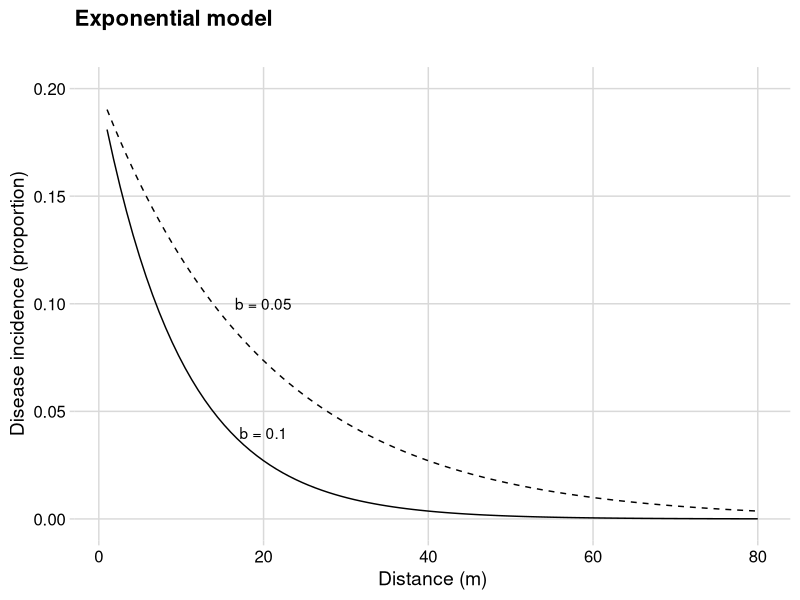
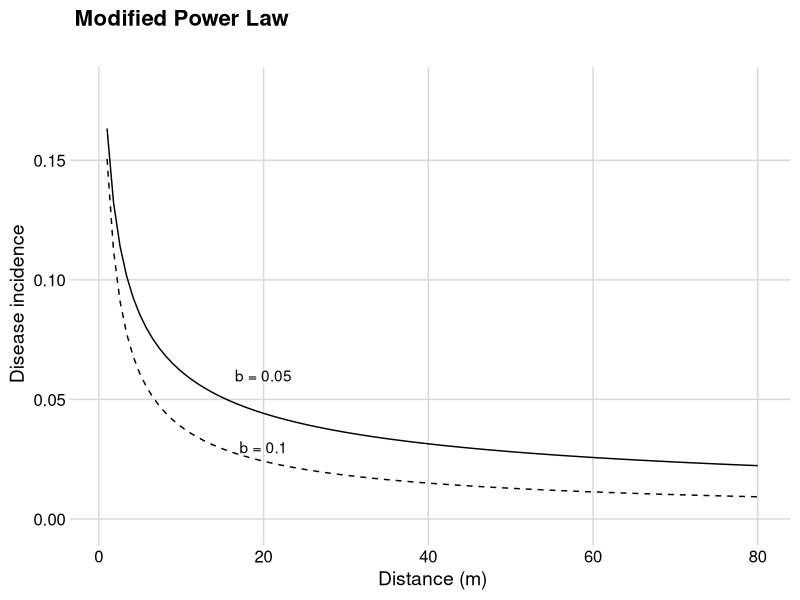
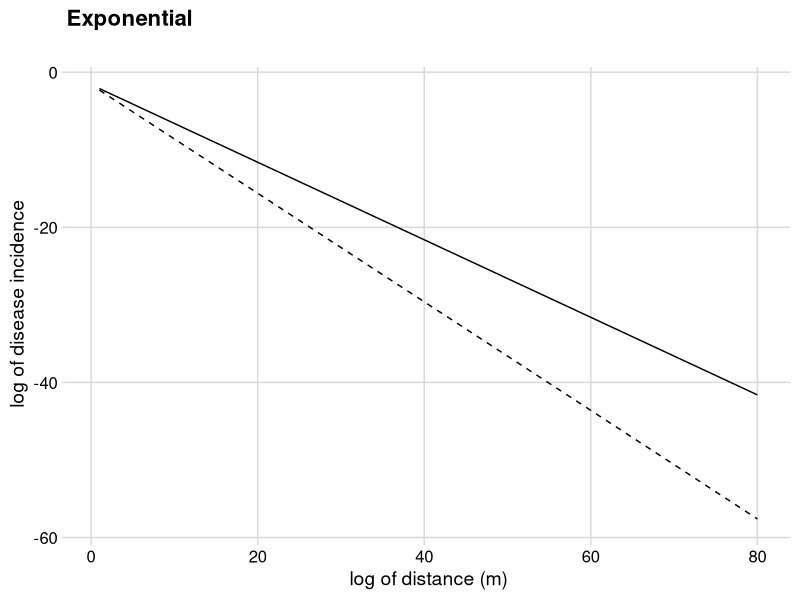
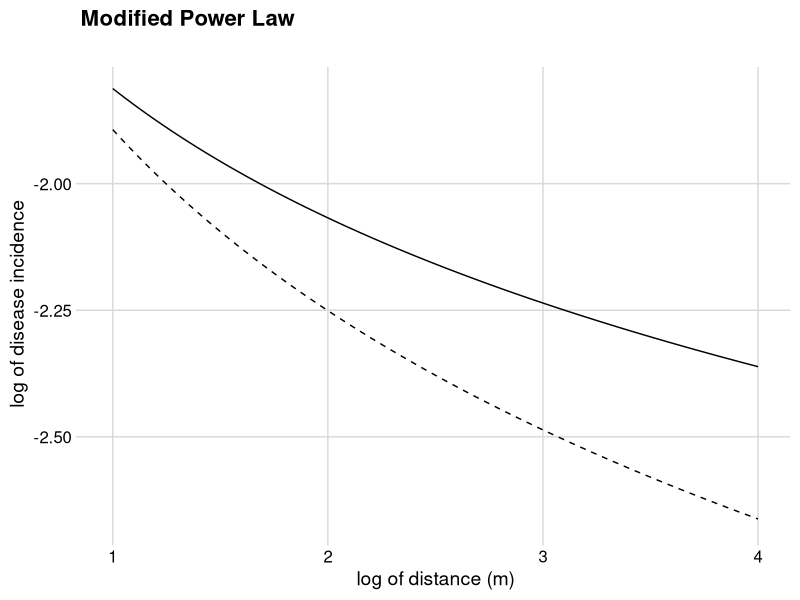
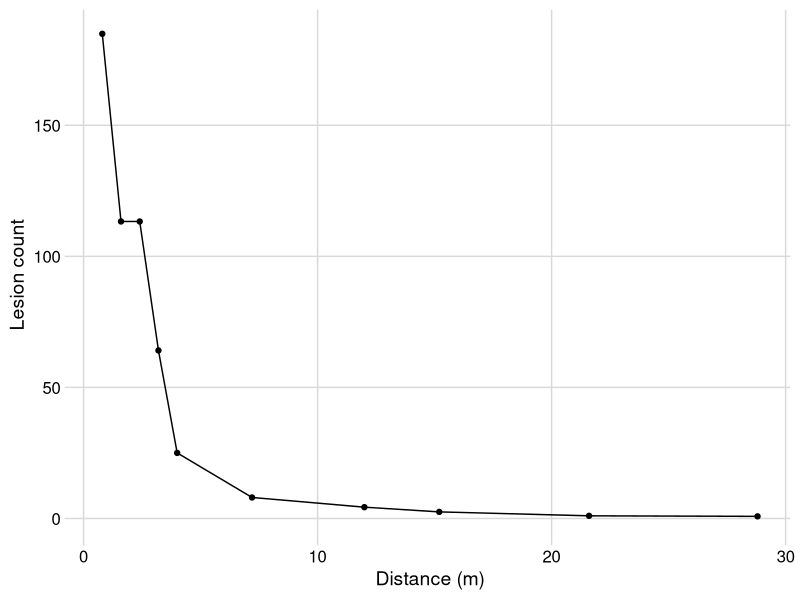
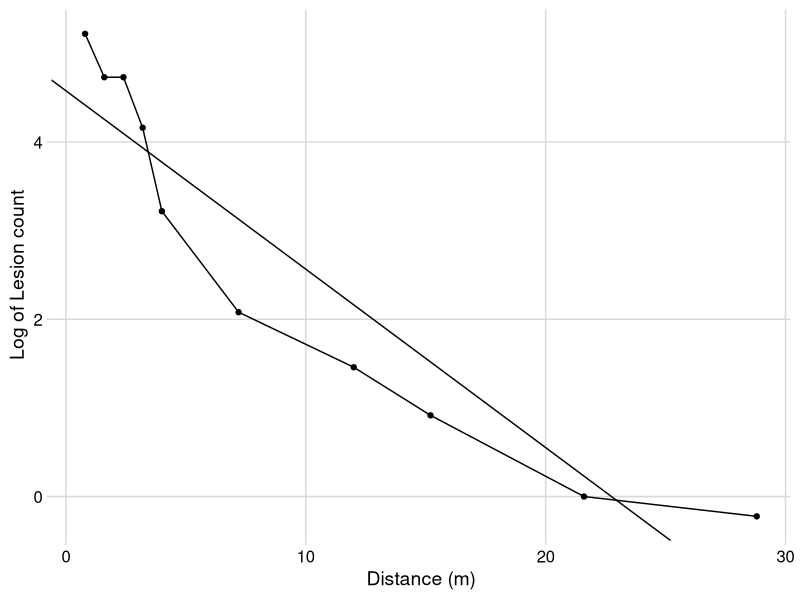
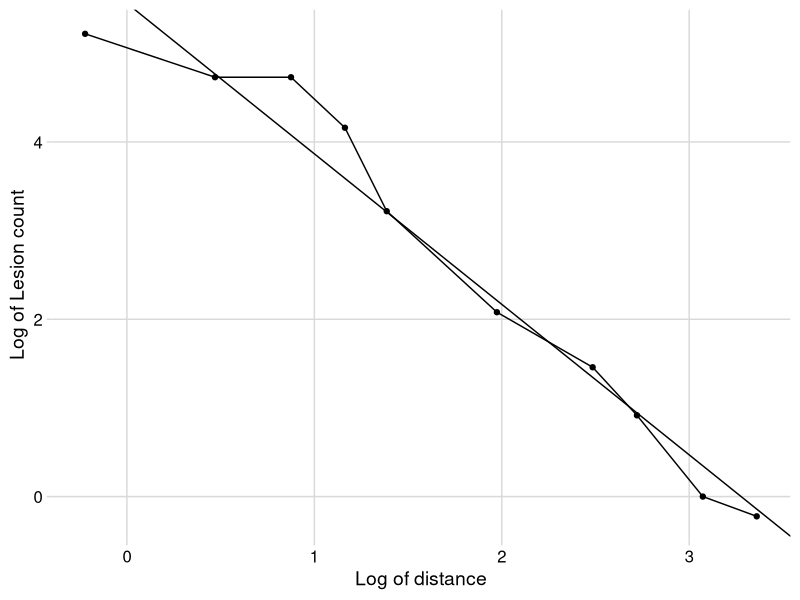
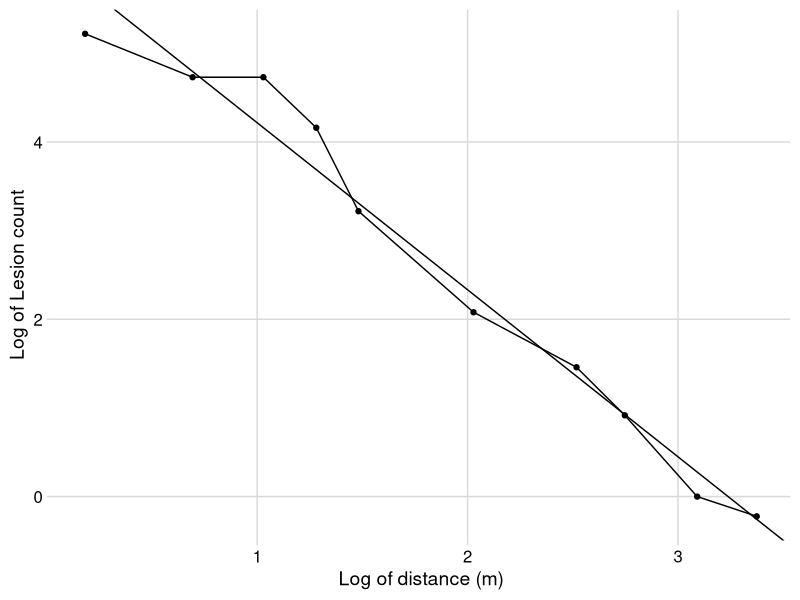

Recreate these plots in R, in order.
## ---- chunk 1
library(tidyverse)
library(ggthemes)
library(patchwork)
library(cowplot) # for themes 
theme_set(theme_minimal_grid()) # set global theme
## ---- chunk 2
a1 <- 0.2 # y at distance zero for gradient 1
a2 <- 0.2 # y at distance zero for gradient 2
b1 <- 0.1 # decline rate for gradient 1
b2 <- 0.05 # decline rate for gradient 2
max1 <- 80 # maximum distance for gradient 1
max2 <- 80 # maximum distance for gradient 2
dat <- data.frame(x = seq(1:max1), y = seq(0:a1))
## ---- chunk 3

dat %>%
  ggplot(aes(x, y)) +
  stat_function(fun = function(x) a1 * exp(-b1 * x), linetype = 1) +
  stat_function(fun = function(x) a2 * exp(-b2 * x), linetype = 2) +
  ylim(0, a1) +
  annotate("text", x = 20, y = 0.04, label = "b = 0.1") +
  annotate("text", x = 20, y = 0.10, label = "b = 0.05") +
  labs(
    title = "Exponential model",
    subtitle = "",
    x = "Distance (m)",
    y = "Disease incidence (proportion)"
  )
## ---- chunk 4
C <- 0.5
a1 <- 0.2 # y at zero distance for gradient 1
a2 <- 0.2 # y at zero distance for gradient 2
b1 <- 0.5 # decline rate for gradient 1
b2 <- 0.7 # decline rate for gradient 2
max1 <- 80 # maximum distance for gradient 1
max2 <- 80 # maximum distance for gradient 2
dat2 <- data.frame(x = seq(1:max1), y = seq(0:a1))


dat2 %>%
  ggplot(aes(x, y)) +
  stat_function(fun = function(x) a1 * ((x + C)^-b1), linetype = 1) +
  stat_function(fun = function(x) a2 * ((x + C)^-b2), linetype = 2) +
  ylim(0, a1 - 0.02) +
  annotate("text", x = 20, y = 0.03, label = "b = 0.1") +
  annotate("text", x = 20, y = 0.06, label = "b = 0.05") +
  labs(
    title = "Modified Power Law",
    subtitle = "",
    x = "Distance (m)",
    y = "Disease incidence"
  )
## ---- chunk 5
C <- 0.5
a1 <- 0.2 # y at zero distance for gradient 1
a2 <- 0.2 # y at zero distance for gradient 2
b1 <- 0.5 # decline rate for gradient 1
b2 <- 0.7 # decline rate for gradient 2
max1 <- 80 # maximum distance for gradient 1
max2 <- 80 # maximum distance for gradient 2
dat2 <- data.frame(x = seq(1:max1), y = seq(0:a1))

dat2 %>%
  ggplot(aes(x, y)) +
  stat_function(fun = function(x) log(a1) - (b1 * x), linetype = 1) +
  stat_function(fun = function(x) log(a2) - (b2 * x), linetype = 2) +
  labs(
    title = "Exponential",
    subtitle = "",
    x = "log of distance (m)",
    y = "log of disease incidence"
  )
## ---- chunk 6
C <- 0.5
a1 <- 0.2 # y at zero distance for gradient 1
a2 <- 0.2 # y at zero distance for gradient 2
b1 <- 0.5 # decline rate for gradient 1
b2 <- 0.7 # decline rate for gradient 2
max1 <- log(80) # maximum distance for gradient 1
max2 <- log(80) # maximum distance for gradient 2
dat2 <- data.frame(x = seq(1:max1), y = seq(0:a1))

dat2 %>%
  ggplot(aes(x, y)) +
  stat_function(fun = function(x) log(a1) - (b1 * log(x + C)), linetype = 1) +
  stat_function(fun = function(x) log(a2) - (b2 * log(x + C)), linetype = 2) +
  labs(
    title = "Modified Power Law",
    subtitle = "",
    x = "log of distance (m)",
    y = "log of disease incidence"
  )
## ---- chunk 7
# create the two vectors
x <- c(0.8, 1.6, 2.4, 3.2, 4, 7.2, 12, 15.2, 21.6, 28.8)
Y <- c(184.9, 113.3, 113.3, 64.1, 25, 8, 4.3, 2.5, 1, 0.8)
grad1 <- data.frame(x, Y) # create the dataframe
grad1 # show the gradient
## ---- chunk 8
grad1 %>% 
  ggplot(aes(x, Y))+
  geom_point()+
  geom_line()+
  labs(y = "Lesion count",
       x = "Distance (m)")
## ---- chunk 9
reg_exp <- lm(log(Y) ~ x, data = grad1)
summary(reg_exp)
## ---- chunk 10
reg_p <- lm(log(Y) ~ log(x), data = grad1)
summary(reg_p)
## ---- chunk 11
reg_pm <- lm(log(Y) ~ log(x + 0.4), data = grad1)
summary(reg_pm)
## ---- chunk 12
grad1 %>% 
  ggplot(aes(x, log(Y)))+
  geom_point()+
  geom_line()+
  geom_abline(slope = coef(reg_exp)[[2]], intercept = coef(reg_exp)[[1]])+
 labs(y = "Log of Lesion count",
       x = "Distance (m)")


## ---- chunk 13
grad1 %>% 
  ggplot(aes(log(x), log(Y)))+
  geom_point()+
  geom_line()+
  geom_abline(slope = coef(reg_p)[[2]], intercept = coef(reg_p)[[1]])+
 labs(y = "Log of Lesion count",
       x = "Log of distance")

## ---- chunk 14
grad1 %>% 
  ggplot(aes(log(x+0.4), log(Y)))+
  geom_point()+
  geom_line()+
  geom_abline(slope = coef(reg_pm)[[2]], intercept = coef(reg_pm)[[1]])+
 labs(y = "Log of Lesion count",
       x = "Log of distance (m)")

